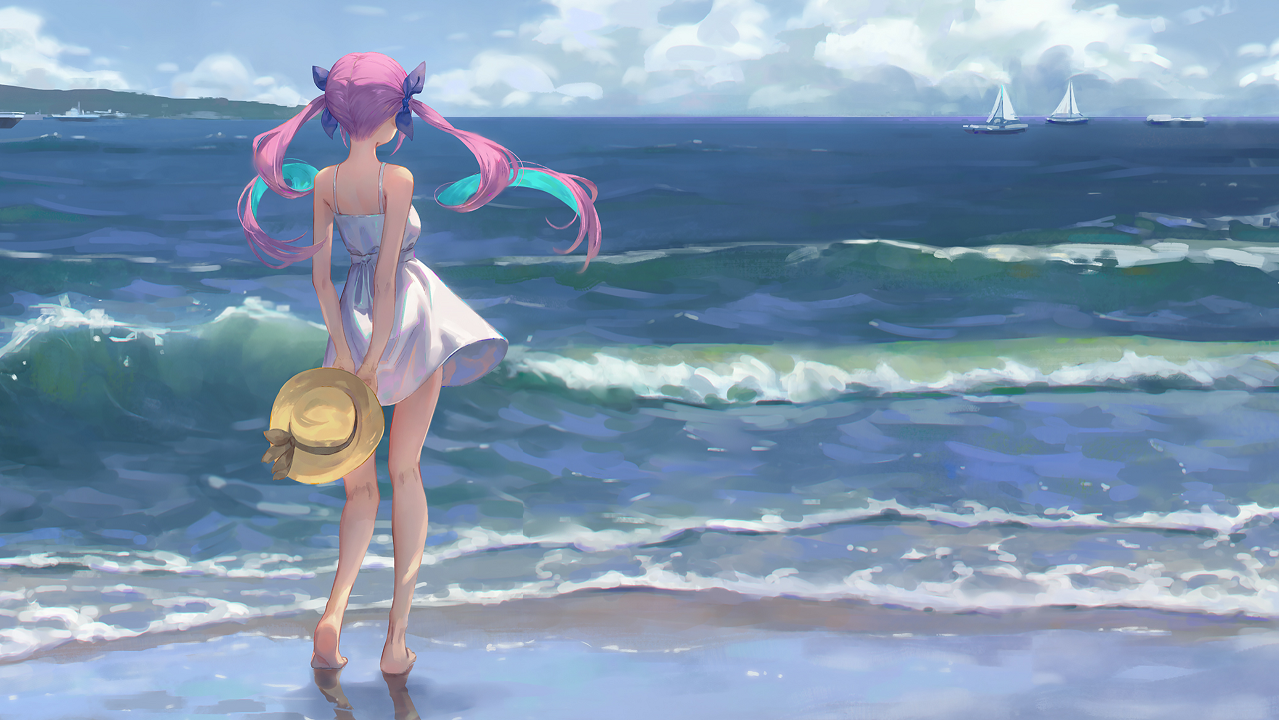
#> input picture CNN-YOLO/sea.jpg, 1279 x 720 px, found by its file name
$ python test_Photo_Pyr.py
#> lines starting #> are read from the running program, lines starting #| are printed output that depends on the picture
from pickletools import uint8
from re import A
from textwrap import dedent
from turtle import shape, title
from xmlrpc.server import DocCGIXMLRPCRequestHandler
import cv2 #读取格式是BGR
import numpy as np
import matplotlib.pyplot as plt
from scipy.fft import dst
from sklearn.preprocessing import KernelCenterer

img = cv2.imread('sea.jpg')
#> img is the input picture: shape (720, 1279, 3); mean B, G, R 174.7, 150, 126.4
#print(img.shape)
up_down = cv2.pyrDown(img)#下采样，上采样为pyrUp()
cv2.imshow('down',up_down)
cv2.waitKey(1000)
cv2.destroyAllWindows()

#拉普拉斯金字塔
down_l = cv2.pyrDown(img)
#print(down_l.shape)
down_up = cv2.pyrUp(down_l)
down_up = cv2.resize(down_up,(1279,720))
#> down_up: shape (720, 1279, 3)
#print(down_up.shape)
l_l = img-down_up
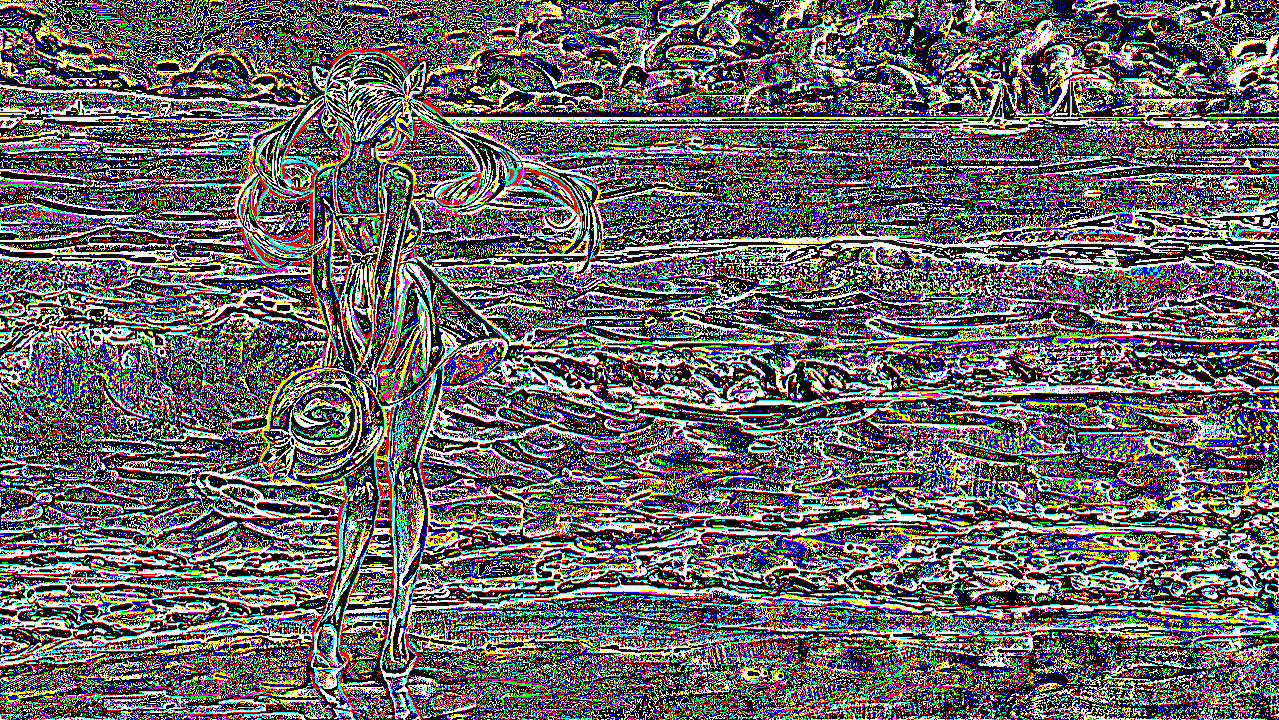
#> l_l: shape (720, 1279, 3); mean B, G, R 101.1, 100.5, 103.6
cv2.imshow('l',l_l)
cv2.waitKey(0)
cv2.destroyAllWindows()
